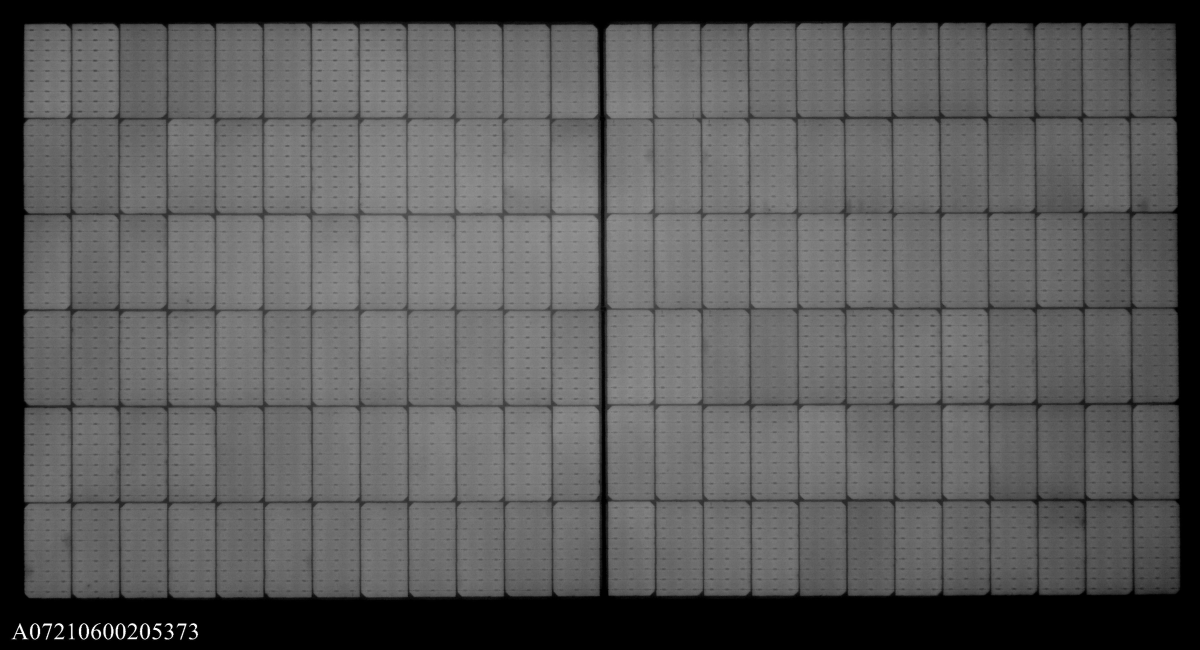
#> input picture 154.jpg, 4800 x 2600 px (shown at 1/4 size); its folder holds only this picture in this run
$ python -i find_contour.py   (imports and definitions only)
#> lines starting #> are read from the running program, lines starting #| are printed output that depends on the picture; after the words box and inside, x2 and y2 are one past the last pixel; in counts of white or black regions, pixels touching at a corner belong together
import cv2
import numpy as np
import heapq
import os
import shutil


def find_contour(img):
    # gray = cv2.cvtColor(img, cv2.COLOR_BGR2GRAY)
    ret, binary = cv2.threshold(img, 127, 255, cv2.THRESH_BINARY_INV)
    # binary = binary*(-1) + 255

    # cv2.imshow("img", binary)
    # cv2.waitKey(0)

    contours, hierarchy = cv2.findContours(binary, cv2.RETR_TREE, cv2.CHAIN_APPROX_SIMPLE)
    cv2.drawContours(img, contours, -1, (225, 0, 255), 3)

    # cv2.imshow("img", img)
    # cv2.waitKey(0)
    return contours


def erosion(image):
    print(image.shape)
    gray = cv2.cvtColor(image, cv2.COLOR_BGR2GRAY)
    ret, binary = cv2.threshold(gray, 0, 255, cv2.THRESH_BINARY_INV | cv2.THRESH_OTSU)
    # cv2.imshow("binary", binary)
    kernel = cv2.getStructuringElement(cv2.MORPH_RECT, (3, 3))
    dst = cv2.erode(binary, kernel)
    # cv2.imshow("erode_demo", dst)
    # cv2.waitKey()
    # cv.imwrite('fil', dst)
    return dst


# [15 lines left out: function get_contour, not called in this run]


def capture_layers(img_src, contours, max_area_num=3, **kwargs):
    '''

    :param img_src: input image
    :param contours: contours set
    :param max_area_num: the top n areas of contours you want to keep
    :param kwargs: saving path params
    :return: Empty
    '''
    area_dic = {}
    for i, contour in enumerate(contours):
        # print(f'shape:{contour.shape}, coordinate:{contour}\n')
        area = cv2.contourArea(contour)
        area_dic[i] = area
        print('contour area:', area)

    area_values = list(area_dic.values())
    max_num_index_list = map(area_values.index, heapq.nlargest(max_area_num, area_values))
    index = list(max_num_index_list)
    if len(index) < max_area_num:
        max_area_num = len(index)
    mask_ground = np.zeros(img_src.shape, np.uint8)
    for i in range(0, max_area_num):
        print(index[i], ':', area_dic[index[i]])
        contour_draw = contours[index[i]]
        cv2.drawContours(mask_ground, contour_draw, -1, (225, 0, 255), 3)
        cv2.fillPoly(mask_ground, [contour_draw], color=(255, 0, 0))

        # x, y, w, h = cv2.boundingRect(contours[index[i]])
        # cv2.rectangle(img_src, (x, y), (x + w, y + h), (0, 255, 0), 2)
        # cv2.imshow('rectangle', mask_ground)
        save_path = kwargs['save_path']
        file_name = kwargs['file_name']
        # cv2.imwrite(f'{save_path}/{file_name}', mask_ground)
        kwargs['save_path'] = '../new_save/layer_segment/rectangle_mask'
        eus_img = kwargs['eus_name']
        img_src = cv2.imread(f'../new_save/layer_segment/EUS_images/{eus_img}')
        draw_rectangle_mask(img_src, contour_draw, **kwargs)

        # cv2.waitKey()


def find_contour_main(img_src, **kwargs):
    # img_src = cv2.imread('../new_save/layer_segment/marker/marker_P_p4_img21.jpg')
    dst = erosion(img_src)
    contours = find_contour(dst)
    capture_layers(img_src, contours, 3, **kwargs)


# [36 lines left out: functions draw_rectangle_mask, move_eus, not called in this run]


# [11 lines not run here, left out]

>>> import cv2
>>> picture = cv2.imread('154.jpg')
#> picture is the input picture: shape (2600, 4800, 3); min 0, max 255, mean 90
>>> result = find_contour_main(picture)
#| (2600, 4800, 3)
#> in erosion, `ret, binary = cv2.threshold(gray, 0, 255, cv2.THRESH_BINARY_INV | cv2...`:
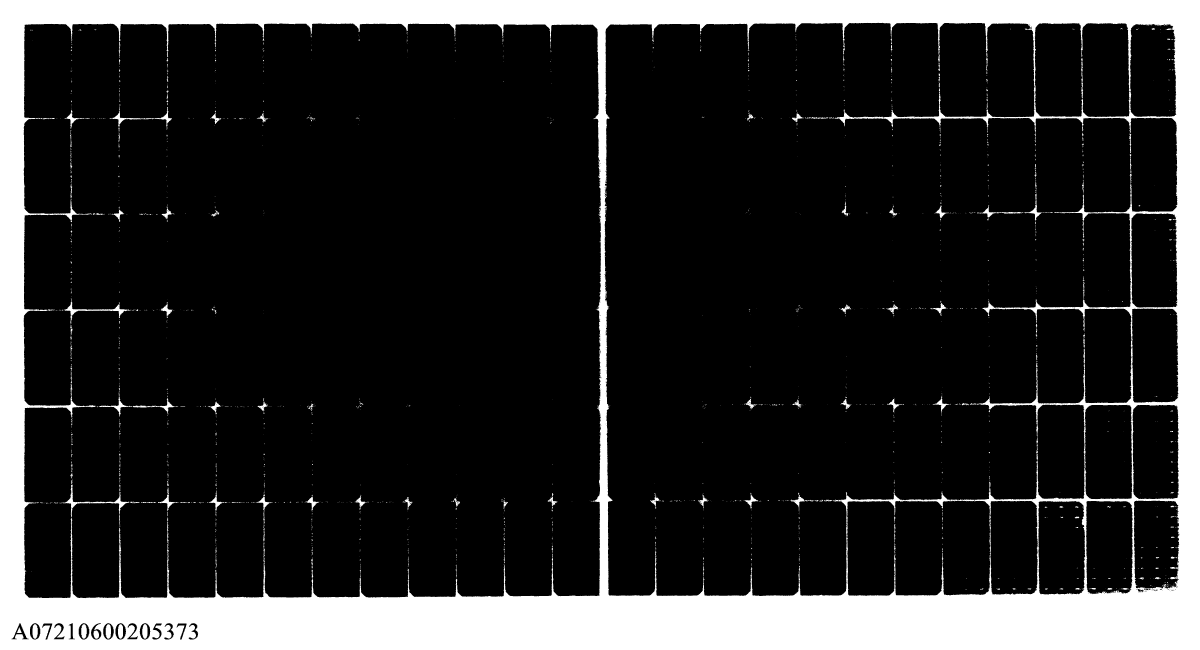
#> binary: shape (2600, 4800) (shown at 1/4 size); 17.3% white; 2144 white regions (1777 under 20 px), largest, box (x1, y1, x2, y2) and area: (0, 0, 4800, 2600) 2095218, (238, 1937, 517, 2058) 3112, (254, 1204, 520, 1295) 2778
#> in erosion, `ret, binary = cv2.threshold(gray, 0, 255, cv2.THRESH_BINARY_INV | cv2...`: ret = 56
#> in erosion, `dst = cv2.erode(binary, kernel)`:
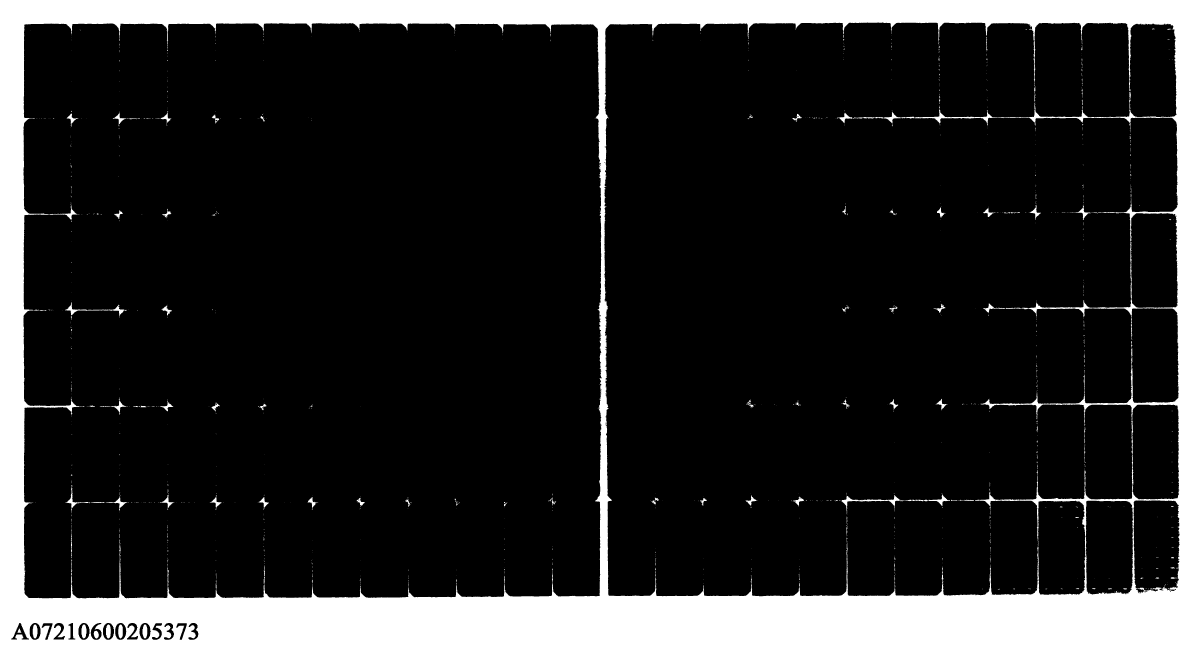
#> dst: shape (2600, 4800) (shown at 1/4 size); 16.5% white; 950 white regions (798 under 20 px), largest, box (x1, y1, x2, y2) and area: (0, 0, 4800, 2600) 2021453, (3362, 1980, 3711, 2057) 2603, (260, 1209, 507, 1271) 1793
#> in find_contour, `ret, binary = cv2.threshold(img, 127, 255, cv2.THRESH_BINARY_INV)`: binary: shape (2600, 4800); 83.5% white; 950 black regions (798 under 20 px)
#> in find_contour, `contours, hierarchy = cv2.findContours(binary, cv2.RETR_TREE, cv2.CHAI..`: contours = 1113 contours, 861 with area under 20; largest, box (x1, y1, x2, y2) and area: (94, 93, 2407, 2394) 5262987, (2417, 90, 4715, 2385) 4890029, (4529, 1619, 4717, 1997) 67778, (4523, 853, 4711, 1231) 67420, (4343, 2003, 4532, 2378) 67354
#> in find_contour, `cv2.drawContours(img, contours, -1, (225, 0, 255), 3)`:
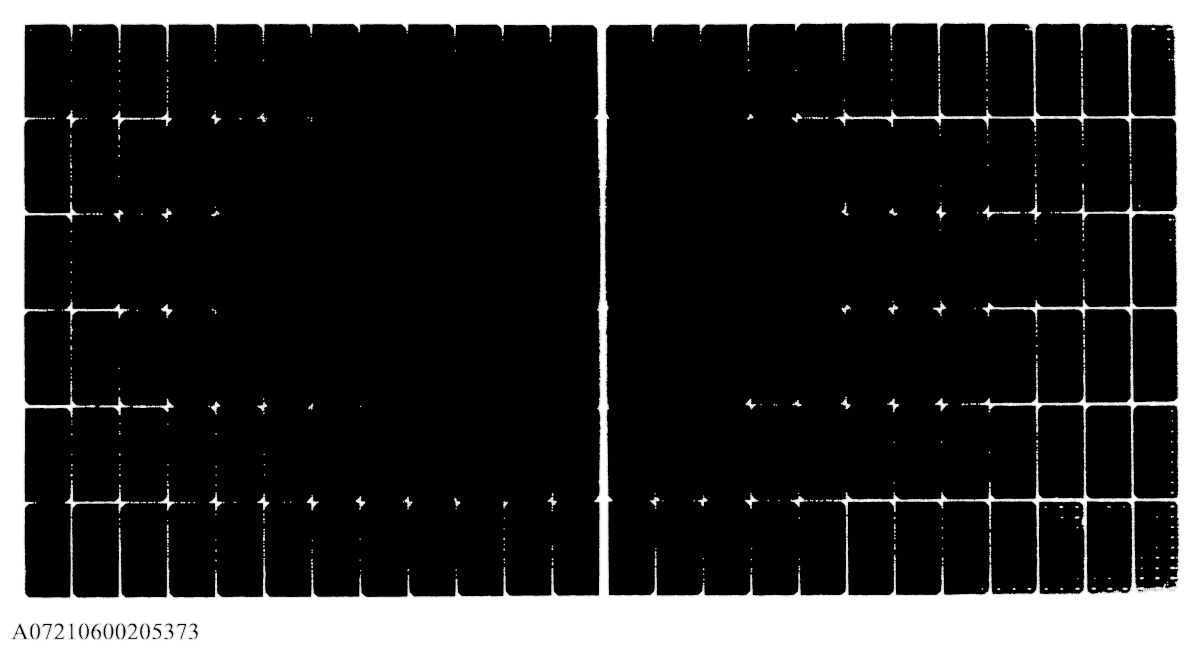
#> img: shape (2600, 4800) (shown at 1/4 size); min 0, max 255, mean 45.3
#> the loop in capture_layers, `for i, contour in enumerate(contours): # print(f'shape:{contour.shape}..` made 1113 passes
#> area on passes 1 to 3: 842, 1055, 842.5
#| contour area: 842.0
#| contour area: 1055.0
#| contour area: 842.5
#| contour area: 1017.5
#| contour area: 1007.5
#| contour area: 2272.5
#| contour area: 911.5
#| contour area: 1075.5
#> (further printed lines are left out)
#> after the loop in capture_layers, `for i, contour in enumerate(contours):`: area_dic = 1113 items
#> in capture_layers, `area_values = list(area_dic.values())`: area_values = 1113 values, max 5262987 at index 99, min 2 at index 28, mean 9423.5
#> in capture_layers, `index = list(max_num_index_list)`: index = [99, 580, 74]
#> in capture_layers, `contour_draw = contours[index[i]]`: contour_draw = contour of 3893 points, box (x1, y1, x2, y2) (94, 93, 2407, 2394), area 5262987
#> in capture_layers, `cv2.drawContours(mask_ground, contour_draw, -1, (225, 0, 255), 3)`:
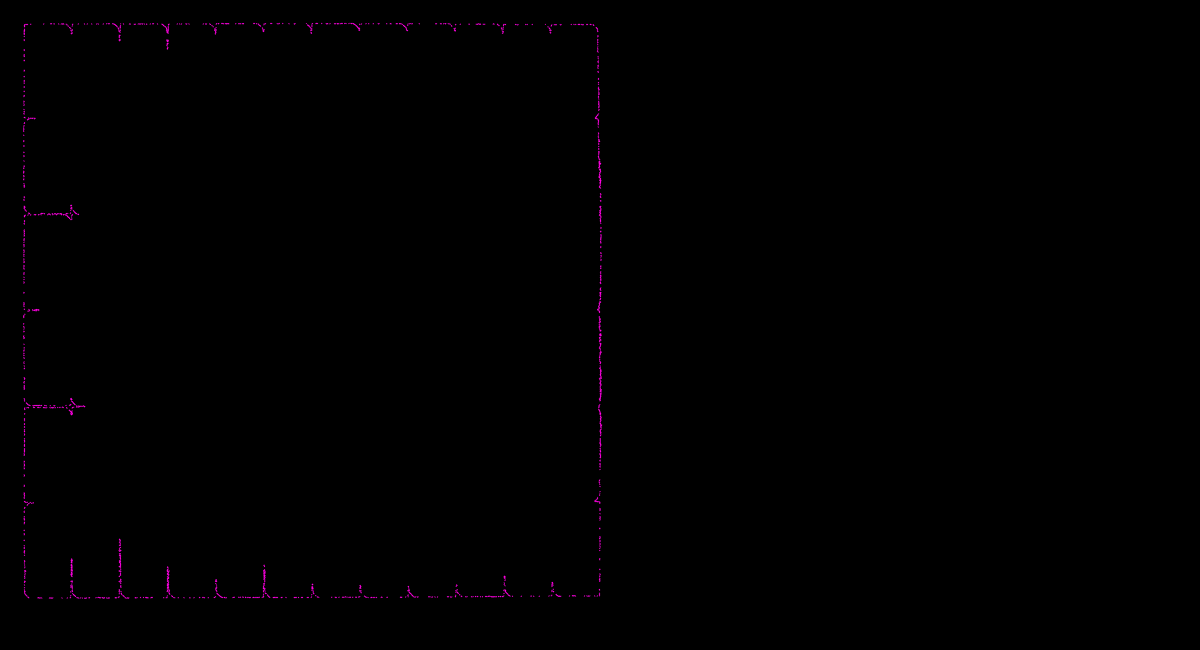
#> mask_ground: shape (2600, 4800, 3) (shown at 1/4 size); mean of channels 0, 1, 2 0.5, 0, 0.6; drawn as B, G, R
#> in capture_layers, `cv2.fillPoly(mask_ground, [contour_draw], color=(255, 0, 0))`:
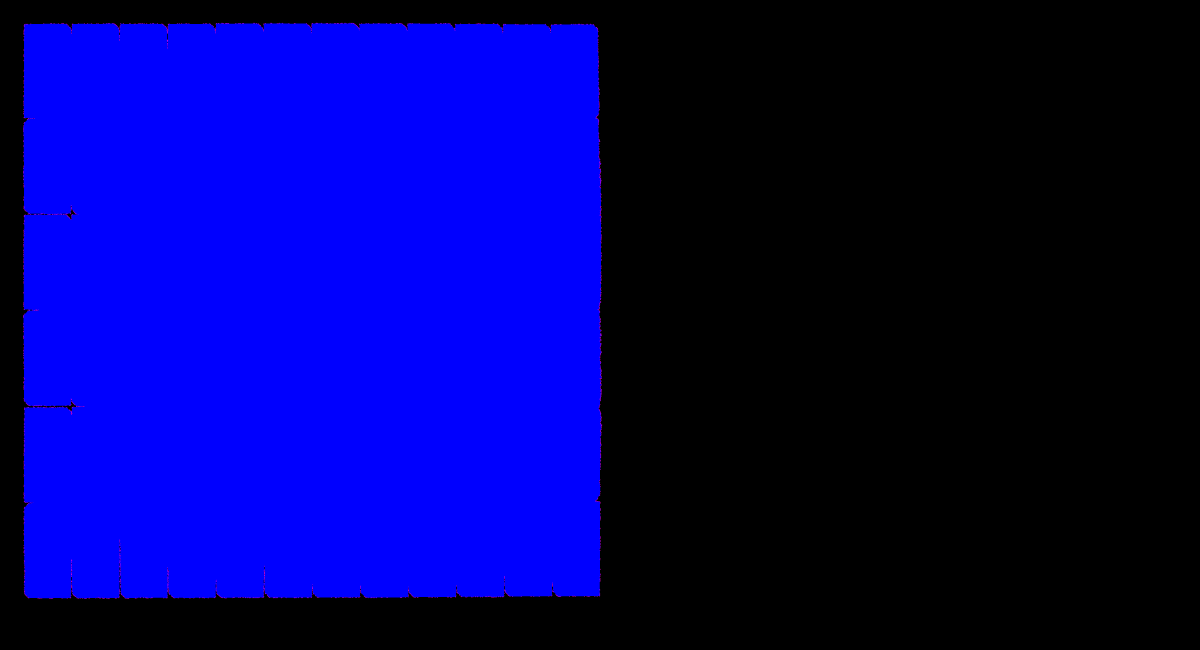
#> mask_ground: shape (2600, 4800, 3) (shown at 1/4 size); mean of channels 0, 1, 2 107.9, 0, 0.2; drawn as B, G, R
#> (the run stopped early here; a loop or call above may not have finished)

$ run again, on 270.jpg
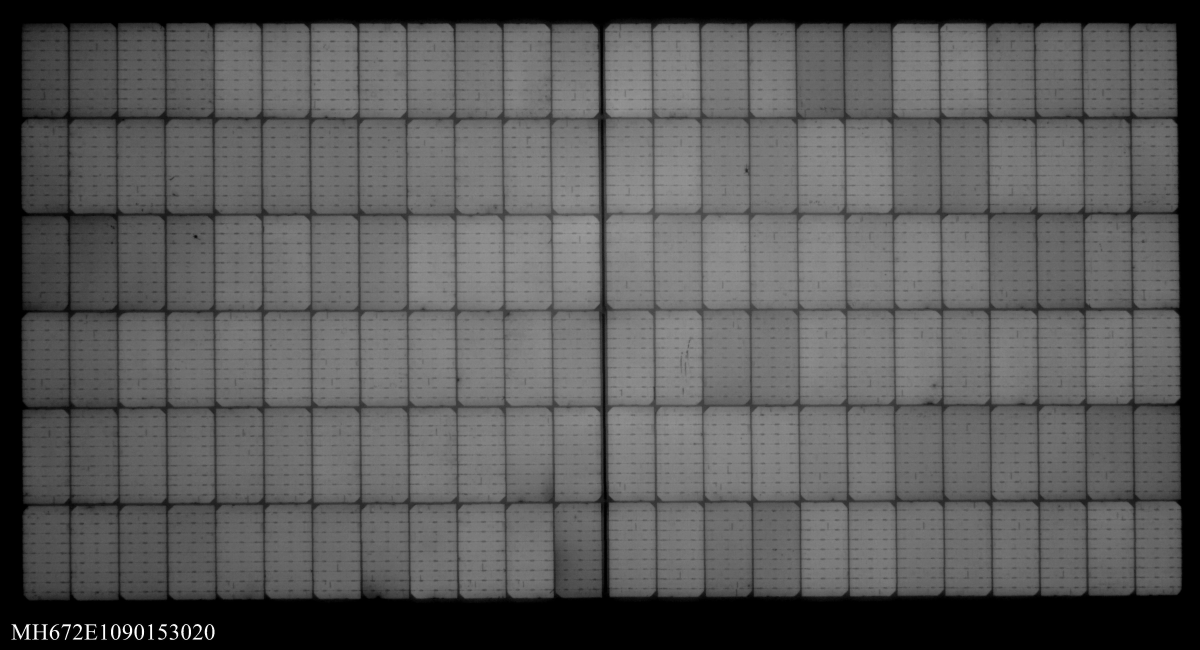
#> input picture 270.jpg, 4800 x 2600 px (shown at 1/4 size)
#> picture is the input picture: shape (2600, 4800, 3); min 0, max 255, mean 88.5
#| (2600, 4800, 3)
#> in erosion, `ret, binary = cv2.threshold(gray, 0, 255, cv2.THRESH_BINARY_INV | cv2...`:
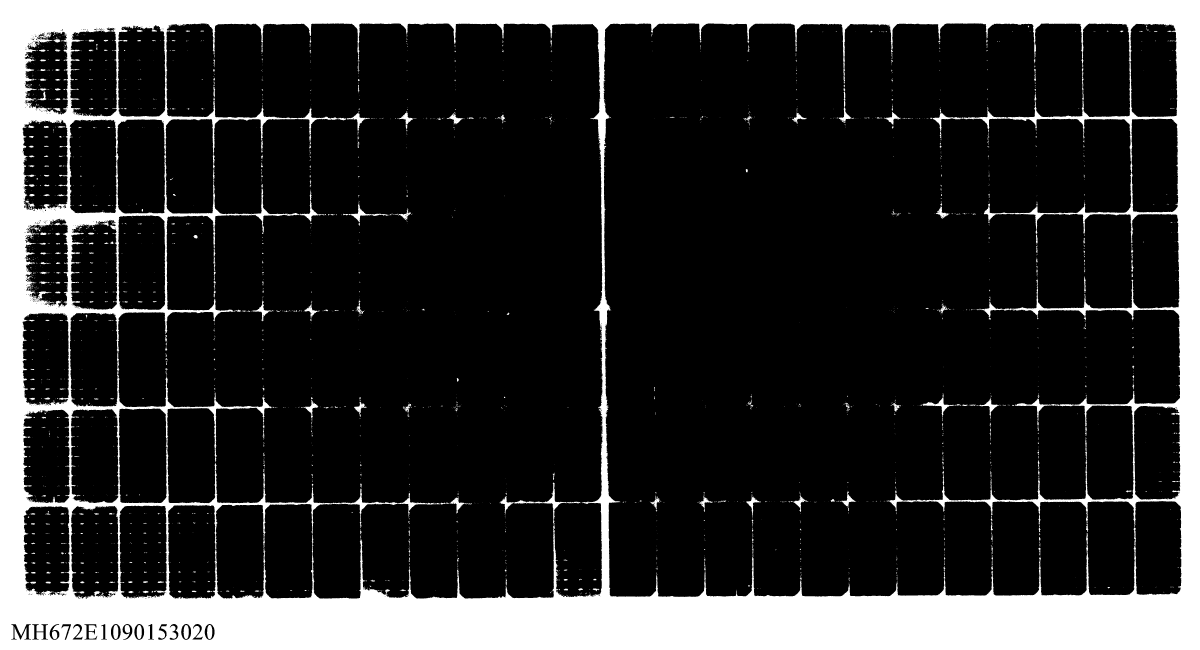
#> binary: shape (2600, 4800) (shown at 1/4 size); 18.8% white; 3136 white regions (2570 under 20 px), largest, box (x1, y1, x2, y2) and area: (0, 0, 4800, 2600) 2262002, (1324, 1954, 1796, 2085) 4549, (2003, 1930, 2265, 2096) 3730
#> ret = 58
#> dst: shape (2600, 4800); 17.6% white; 1277 white regions (974 under 20 px), largest, box (x1, y1, x2, y2) and area: (0, 0, 4800, 2600) 2140426, (1366, 1956, 1533, 2056) 1492, (1009, 793, 1150, 885) 1418
#> in find_contour, `contours, hierarchy = cv2.findContours(binary, cv2.RETR_TREE, cv2.CHAI..`: contours = 1569 contours, 1106 with area under 20; largest, box (x1, y1, x2, y2) and area: (2412, 92, 4727, 2389) 5050117, (277, 93, 2412, 2397) 4292888, (472, 861, 662, 1240) 69058, (282, 1636, 475, 2013) 68100, (477, 2022, 668, 2397) 67398
#> the loop in capture_layers, `for i, contour in enumerate(contours): # print(f'shape:{contour.shape}..` made 1569 passes
#> area on passes 1 to 3: 938.5, 1307, 762
#> (printed output is left out)
#> after the loop in capture_layers, `for i, contour in enumerate(contours):`: area_dic = 1569 items
#> area_values = 1569 values, max 5050117 at index 1069, min 2 at index 30, mean 6609.8
#> index = [1069, 553, 337]
#> contour_draw = contour of 6815 points, box (x1, y1, x2, y2) (2412, 92, 4727, 2389), area 5050117
#> in capture_layers, `cv2.fillPoly(mask_ground, [contour_draw], color=(255, 0, 0))`:
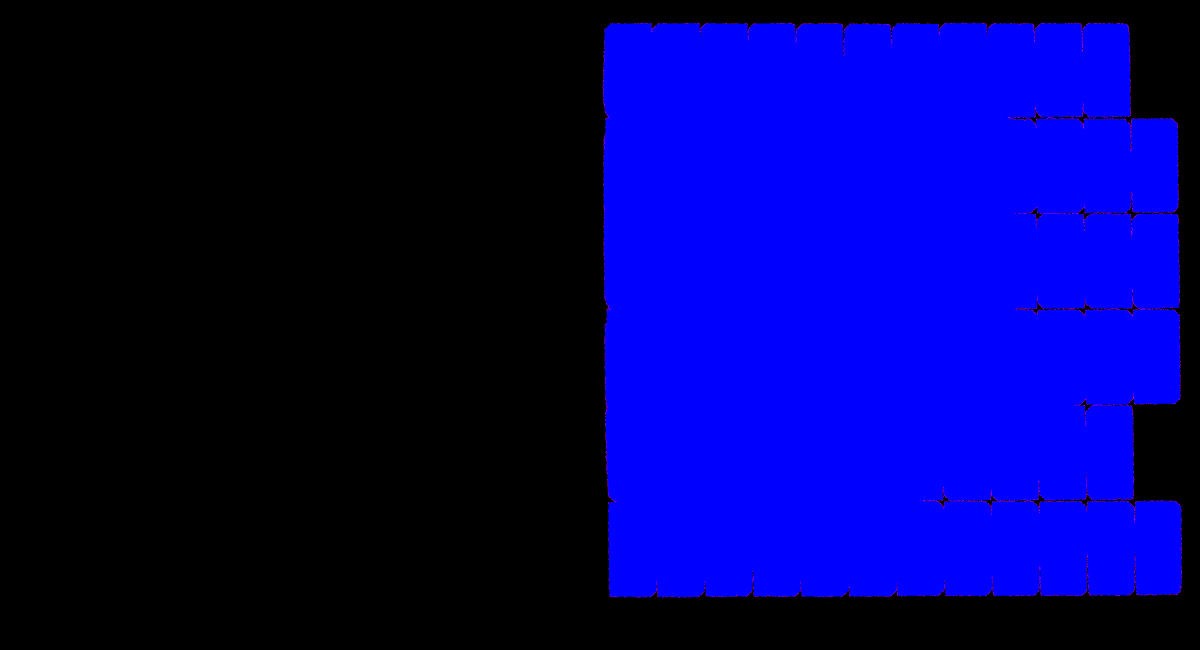
#> mask_ground: shape (2600, 4800, 3) (shown at 1/4 size); mean of channels 0, 1, 2 103.7, 0, 0.4; drawn as B, G, R
